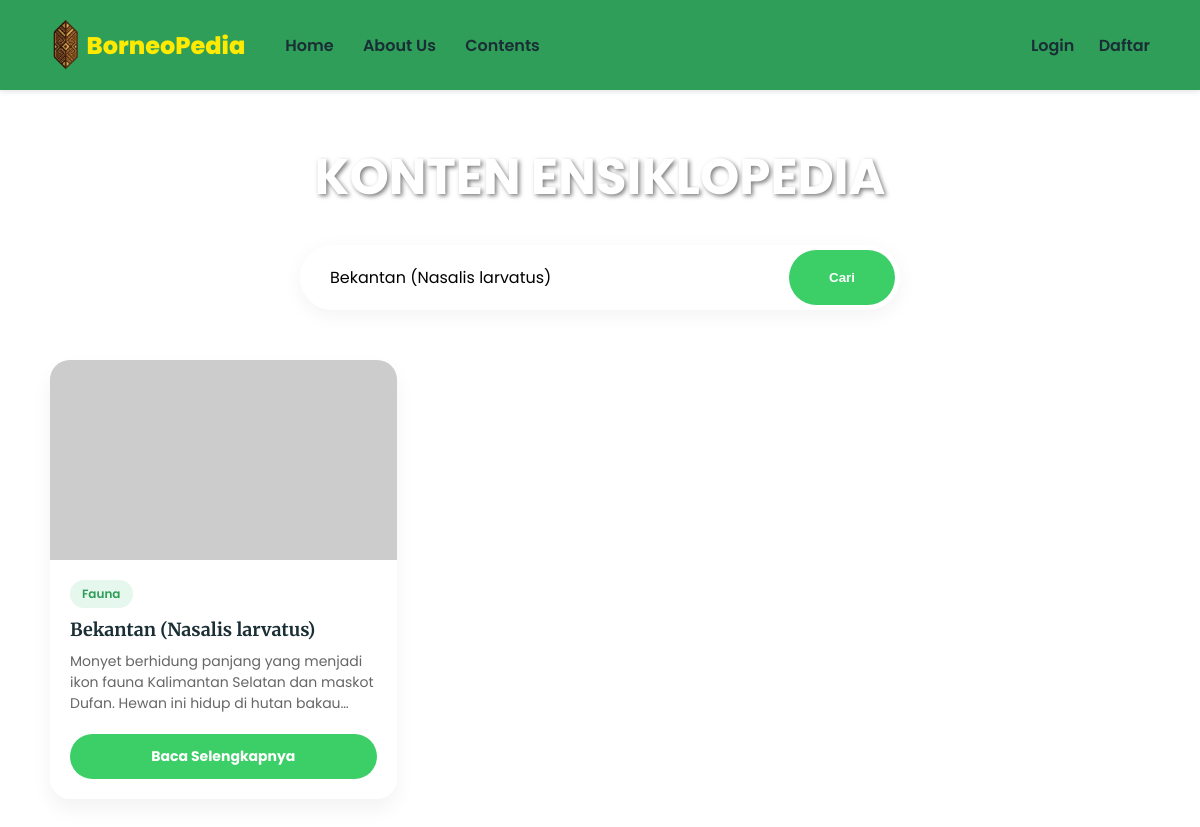
/contents.php?cari=Bekantan (Nasalis larvatus), run on the app's committed database.
### tables this page shows
CREATE TABLE `contents` (
  `id` int(11) NOT NULL,
  `user_id` int(11) NOT NULL,
  `nama` varchar(100) NOT NULL,
  `tipe` varchar(50) NOT NULL,
  `informasi` text NOT NULL,
  `foto` varchar(255) NOT NULL,
  `created_at` timestamp NOT NULL DEFAULT current_timestamp()
);

### contents.php (the view, shortened to what this page needs)
<?php
include 'koneksi.php';
if(isset($_GET['cari'])){
    $keyword = $_GET['cari'];
    $query = mysqli_query($conn, "SELECT * FROM contents WHERE nama LIKE '%$keyword%' OR tipe LIKE '%$keyword%' ORDER BY id DESC");
} else {
    $query = mysqli_query($conn, "SELECT * FROM contents ORDER BY id DESC");
}
?>
<!DOCTYPE html>
<html lang="id">
<head>
</head>
<body>
    <nav>
        <div class="nav-left">
             <a href="index.php" class="logo">
            <img src="asset/logofix.png" class="logo-img"> BorneoPedia</a>
            <div class="nav-links">
                <a href="index.php">Home</a>
                <a href="about.php">About Us</a>
                <a href="contents.php">Contents</a>
            </div>
        </div>
        <div class="nav-right">
            <?php if(isset($_SESSION['status']) && $_SESSION['status'] == 'login'): ?>
                <span>Hi, <?php echo $_SESSION['username']; ?></span>
                <a href="upload.php">Upload +</a>
                <a href="logout.php">Logout</a>
            <?php else: ?>
                <a href="login.php">Login</a>
                <a href="register.php">Daftar</a>
            <?php endif; ?>
        </div>
    </nav>
    <main class="content-container">
        <h1>KONTEN ENSIKLOPEDIA</h1>
        <form action="" method="GET" class="search-box">
            <input type="text" name="cari" placeholder="Cari budaya, makanan..." value="<?php echo isset($_GET['cari']) ? $_GET['cari'] : ''; ?>">
            <button type="submit">Cari</button>
        </form>
        <div class="grid-container">
            <?php if(mysqli_num_rows($query) > 0): ?>
                <?php while($row = mysqli_fetch_assoc($query)): ?>
                    <div class="card">
                        <img src="<?php echo $row['foto']; ?>" alt="Gambar" class="card-img" onerror="this.src='https://via.placeholder.com/400x200?text=No+Image'">
                        <div class="card-body">
                            <span class="badge-type"><?php echo $row['tipe']; ?></span>
                            <h3 class="card-title"><?php echo $row['nama']; ?></h3>
                            <p class="card-desc"><?php echo $row['informasi']; ?></p>
                            <a href="detail.php?id=<?php echo $row['id']; ?>" class="btn-detail">Baca Selengkapnya</a>
                        </div>
                    </div>
                <?php endwhile; ?>
            <?php else: ?>
                </div>
                <p class="empty-msg">Data tidak ditemukan atau belum ada konten yang diupload.</p>
                <div style="display:none">
            <?php endif; ?>
        </div>
    </main>
</body>
</html>

### contents.php (style rules this page uses)
* { margin: 0; padding: 0; box-sizing: border-box; text-decoration: none; }
body { font-family: 'Poppins', sans-serif; background-image: url('asset/bg_kedua.png'); background-attachment: fixed; background-size: cover; background-position: center; background-repeat: no-repeat; min-height: 100vh; display: flex; flex-direction: column; }
nav { background-color: #2F9E58; display: flex; justify-content: space-between; align-items: center; padding: 20px 50px; box-shadow: 0 2px 5px rgba(0,0,0,0.1); position: sticky; top: 0; z-index: 1000; }
.nav-left { display: flex; align-items: center; gap: 40px; }
.logo { font-size: 24px; font-weight: 800; color: #ffea00ff; display: flex; align-items: center; }
.logo-img { height: 50px; width: auto; margin-right: 5px; vertical-align: middle; }
.nav-links a, .nav-right a, .nav-right span { color: #1a2e35; font-weight: 600; font-size: 16px; transition: color 0.3s; }
.nav-links a { margin-right: 25px; }
.nav-right a { margin-left: 20px; }
.content-container { flex: 1; padding: 50px 50px; display: flex; flex-direction: column; align-items: center; }
.content-container h1 { font-family: 'Poppins', serif; color: #ffff; font-size: 50px; margin-bottom: 30px; text-shadow: 2px 2px 4px rgba(0,0,0,0.5); }
.search-box { background: white; width: 100%; max-width: 600px; border-radius: 50px; padding: 5px; display: flex; box-shadow: 0 5px 20px rgba(0,0,0,0.05); margin-bottom: 50px; }
.search-box input { flex: 1; border: none; outline: none; padding: 15px 25px; border-radius: 50px; font-family: 'Poppins', sans-serif; font-size: 16px; }
.search-box button { background-color: #3CCF68; color: white; border: none; padding: 10px 40px; border-radius: 50px; font-weight: 600; cursor: pointer; }
.grid-container { display: grid; grid-template-columns: repeat(auto-fill, minmax(280px, 1fr)); gap: 30px; width: 100%; max-width: 1200px; }
.card { background: white; border-radius: 20px; overflow: hidden; box-shadow: 0 10px 20px rgba(0,0,0,0.05); transition: transform 0.3s; display: flex; flex-direction: column; }
.card-img { width: 100%; height: 200px; object-fit: cover; background-color: #eee; }
.card-body { padding: 20px; display: flex; flex-direction: column; flex: 1; }
.badge-type { background-color: #e6f7ed; color: #2F9E58; padding: 5px 12px; border-radius: 20px; font-size: 12px; font-weight: 600; align-self: flex-start; margin-bottom: 10px; }
.card-title { font-family: 'Merriweather', serif; font-size: 18px; color: #1a2e35; margin-bottom: 10px; }
.card-desc { font-size: 14px; color: #666; margin-bottom: 20px; display: -webkit-box; -webkit-line-clamp: 3; -webkit-box-orient: vertical; overflow: hidden; flex: 1; }
.btn-detail { text-align: center; background-color: #3CCF68; color: white; padding: 12px; border-radius: 50px; font-size: 14px; font-weight: 700; margin-top: auto; display: block; }

### data on the page
contents: tipe "Fauna", nama "Bekantan (Nasalis larvatus)", informasi "Monyet berhidung panjang yang menjadi ikon fauna Kalimantan Selatan dan maskot Dufan. Hewan ini hidup di hutan…"
